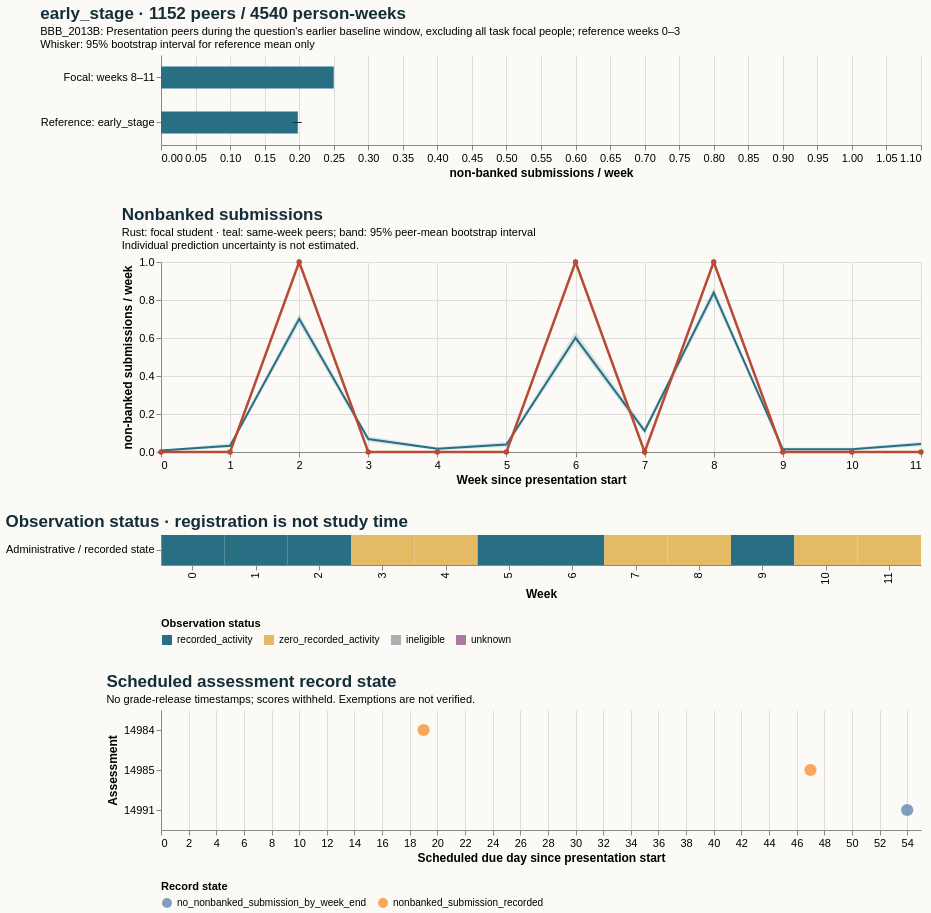

The Vega-Lite source for this figure:
### Vega-Lite specification from a JSON file in a GitHub repository (floating-point values rounded to 4 significant figures)
{"$schema": "https://vega.github.io/schema/vega-lite/v5.20.1.json", "config": {"axis": {"labelFontSize": 11, "titleFontSize": 12}, "background": "#fbfaf7", "font": "sans-serif", "title": {"anchor": "start", "color": "#142e38", "fontSize": 17, "subtitleFontSize": 11}, "view": {"continuousHeight": 300, "continuousWidth": 300, "stroke": null}}, "datasets": {"data-4d0bdee1b004a7c99b8ca35dba63ab04": [{"end_day": 6, "focal_value": 0.0, "peer_ci_high": 0.01216, "peer_ci_low": 0.002606, "peer_mean": 0.007819, "peer_observations": 1151, "peer_people": 1151, "reference": "early_stage", "unit": "non-banked submissions / week", "week": 0}, {"end_day": 13, "focal_value": 0.0, "peer_ci_high": 0.04545, "peer_ci_low": 0.0236, "peer_mean": 0.03322, "peer_observations": 1144, "peer_people": 1144, "reference": "early_stage", "unit": "non-banked submissions / week", "week": 1}, {"end_day": 20, "focal_value": 1.0, "peer_ci_high": 0.7265, "peer_ci_low": 0.6727, "peer_mean": 0.7007, "peer_observations": 1126, "peer_people": 1126, "reference": "early_stage", "unit": "non-banked submissions / week", "week": 2}, {"end_day": 27, "focal_value": 0.0, "peer_ci_high": 0.08222, "peer_ci_low": 0.05273, "peer_mean": 0.06792, "peer_observations": 1119, "peer_people": 1119, "reference": "early_stage", "unit": "non-banked submissions / week", "week": 3}, {"end_day": 34, "focal_value": 0.0, "peer_ci_high": 0.02588, "peer_ci_low": 0.01109, "peer_mean": 0.01756, "peer_observations": 1082, "peer_people": 1082, "reference": "early_stage", "unit": "non-banked submissions / week", "week": 4}, {"end_day": 41, "focal_value": 0.0, "peer_ci_high": 0.05302, "peer_ci_low": 0.02649, "peer_mean": 0.03907, "peer_observations": 1075, "peer_people": 1075, "reference": "early_stage", "unit": "non-banked submissions / week", "week": 5}, {"end_day": 48, "focal_value": 1.0, "peer_ci_high": 0.6334, "peer_ci_low": 0.5746, "peer_mean": 0.6009, "peer_observations": 1065, "peer_people": 1065, "reference": "early_stage", "unit": "non-banked submissions / week", "week": 6}, {"end_day": 55, "focal_value": 0.0, "peer_ci_high": 0.1296, "peer_ci_low": 0.09342, "peer_mean": 0.1115, "peer_observations": 1049, "peer_people": 1049, "reference": "early_stage", "unit": "non-banked submissions / week", "week": 7}, {"end_day": 62, "focal_value": 1.0, "peer_ci_high": 0.8648, "peer_ci_low": 0.8104, "peer_mean": 0.8393, "peer_observations": 1039, "peer_people": 1039, "reference": "early_stage", "unit": "non-banked submissions / week", "week": 8}, {"end_day": 69, "focal_value": 0.0, "peer_ci_high": 0.0225, "peer_ci_low": 0.007828, "peer_mean": 0.01468, "peer_observations": 1022, "peer_people": 1022, "reference": "early_stage", "unit": "non-banked submissions / week", "week": 9}, {"end_day": 76, "focal_value": 0.0, "peer_ci_high": 0.02264, "peer_ci_low": 0.007874, "peer_mean": 0.01476, "peer_observations": 1016, "peer_people": 1016, "reference": "early_stage", "unit": "non-banked submissions / week", "week": 10}, {"end_day": 83, "focal_value": 0.0, "peer_ci_high": 0.0544, "peer_ci_low": 0.03066, "peer_mean": 0.04253, "peer_observations": 1011, "peer_people": 1011, "reference": "early_stage", "unit": "non-banked submissions / week", "week": 11}], "data-6ce1d2ecf08ba61b53446e7e5f2e7f77": [{"hi": null, "lo": null, "series": "Focal: weeks 8–11", "value": 0.25}, {"hi": 0.2037, "lo": 0.191, "series": "Reference: early_stage", "value": 0.198}], "data-a6fabb3ba7a6a120b953e08964c2cef7": [{"as_of_day": 20, "assessment_id": 14984, "course": "BBB_2013B", "due_day": 19, "person_id": 553508, "score_status": "withheld_release_time_unknown", "state": "nonbanked_submission_recorded", "week": 2}, {"as_of_day": 48, "assessment_id": 14985, "course": "BBB_2013B", "due_day": 47, "person_id": 553508, "score_status": "withheld_release_time_unknown", "state": "nonbanked_submission_recorded", "week": 6}, {"as_of_day": 55, "assessment_id": 14991, "course": "BBB_2013B", "due_day": 54, "person_id": 553508, "score_status": "withheld_release_time_unknown", "state": "no_nonbanked_submission_by_week_end", "week": 7}], "data-c4b68ea2dd0827f29c39b6113f714603": [{"eligible_days": 7.0, "end_day": 6, "logging_completeness": "unknown", "observation_status": "recorded_activity", "row": "Administrative / recorded state", "score_status": "withheld_release_time_unknown", "start_day": 0, "value": 0.0, "week": 0}, {"eligible_days": 7.0, "end_day": 13, "logging_completeness": "unknown", "observation_status": "recorded_activity", "row": "Administrative / recorded state", "score_status": "withheld_release_time_unknown", "start_day": 7, "value": 0.0, "week": 1}, {"eligible_days": 7.0, "end_day": 20, "logging_completeness": "unknown", "observation_status": "recorded_activity", "row": "Administrative / recorded state", "score_status": "withheld_release_time_unknown", "start_day": 14, "value": 1.0, "week": 2}, {"eligible_days": 7.0, "end_day": 27, "logging_completeness": "unknown", "observation_status": "zero_recorded_activity", "row": "Administrative / recorded state", "score_status": "withheld_release_time_unknown", "start_day": 21, "value": 0.0, "week": 3}, {"eligible_days": 7.0, "end_day": 34, "logging_completeness": "unknown", "observation_status": "zero_recorded_activity", "row": "Administrative / recorded state", "score_status": "withheld_release_time_unknown", "start_day": 28, "value": 0.0, "week": 4}, {"eligible_days": 7.0, "end_day": 41, "logging_completeness": "unknown", "observation_status": "recorded_activity", "row": "Administrative / recorded state", "score_status": "withheld_release_time_unknown", "start_day": 35, "value": 0.0, "week": 5}, {"eligible_days": 7.0, "end_day": 48, "logging_completeness": "unknown", "observation_status": "recorded_activity", "row": "Administrative / recorded state", "score_status": "withheld_release_time_unknown", "start_day": 42, "value": 1.0, "week": 6}, {"eligible_days": 7.0, "end_day": 55, "logging_completeness": "unknown", "observation_status": "zero_recorded_activity", "row": "Administrative / recorded state", "score_status": "withheld_release_time_unknown", "start_day": 49, "value": 0.0, "week": 7}, {"eligible_days": 7.0, "end_day": 62, "logging_completeness": "unknown", "observation_status": "zero_recorded_activity", "row": "Administrative / recorded state", "score_status": "withheld_release_time_unknown", "start_day": 56, "value": 1.0, "week": 8}, {"eligible_days": 7.0, "end_day": 69, "logging_completeness": "unknown", "observation_status": "recorded_activity", "row": "Administrative / recorded state", "score_status": "withheld_release_time_unknown", "start_day": 63, "value": 0.0, "week": 9}, {"eligible_days": 7.0, "end_day": 76, "logging_completeness": "unknown", "observation_status": "zero_recorded_activity", "row": "Administrative / recorded state", "score_status": "withheld_release_time_unknown", "start_day": 70, "value": 0.0, "week": 10}, {"eligible_days": 7.0, "end_day": 83, "logging_completeness": "unknown", "observation_status": "zero_recorded_activity", "row": "Administrative / recorded state", "score_status": "withheld_release_time_unknown", "start_day": 77, "value": 0.0, "week": 11}]}, "resolve": {"scale": {"color": "independent"}}, "spacing": 28, "vconcat": [{"data": {"name": "data-6ce1d2ecf08ba61b53446e7e5f2e7f77"}, "height": 90, "layer": [{"encoding": {"x": {"field": "value", "scale": {"domain": [0, 1.05], "zero": true}, "title": "non-banked submissions / week", "type": "quantitative"}, "y": {"field": "series", "sort": null, "title": null, "type": "nominal"}}, "mark": {"color": "#286f83", "size": 22, "type": "bar"}}, {"encoding": {"x": {"field": "lo", "type": "quantitative"}, "x2": {"field": "hi"}, "y": {"field": "series", "sort": null, "title": null, "type": "nominal"}}, "mark": {"color": "#142e38", "type": "rule"}}], "title": {"subtitle": ["BBB_2013B: Presentation peers during the question's earlier baseline window, excluding all task focal people; reference weeks 0–3", "Whisker: 95% bootstrap interval for reference mean only"], "text": "early_stage · 1152 peers / 4540 person-weeks"}, "width": 760}, {"data": {"name": "data-4d0bdee1b004a7c99b8ca35dba63ab04"}, "height": 190, "layer": [{"encoding": {"x": {"axis": {"tickMinStep": 1}, "field": "week", "title": "Week since presentation start", "type": "quantitative"}, "y": {"field": "peer_ci_low", "scale": {"zero": true}, "title": "non-banked submissions / week", "type": "quantitative"}, "y2": {"field": "peer_ci_high"}}, "mark": {"color": "#286f83", "opacity": 0.16, "type": "area"}}, {"encoding": {"tooltip": [{"field": "week", "type": "quantitative"}, {"field": "peer_mean", "type": "quantitative"}, {"field": "peer_people", "type": "quantitative"}, {"field": "peer_observations", "type": "quantitative"}], "x": {"field": "week", "type": "quantitative"}, "y": {"field": "peer_mean", "type": "quantitative"}}, "mark": {"color": "#286f83", "strokeWidth": 2, "type": "line"}}, {"encoding": {"tooltip": [{"field": "week", "type": "quantitative"}, {"field": "focal_value", "type": "quantitative"}], "x": {"field": "week", "type": "quantitative"}, "y": {"field": "focal_value", "type": "quantitative"}}, "mark": {"color": "#b64c35", "point": {"color": "#b64c35"}, "strokeWidth": 2.5, "type": "line"}}], "title": {"subtitle": ["Rust: focal student · teal: same-week peers; band: 95% peer-mean bootstrap interval", "Individual prediction uncertainty is not estimated."], "text": "Nonbanked submissions"}, "width": 760}, {"data": {"name": "data-c4b68ea2dd0827f29c39b6113f714603"}, "encoding": {"color": {"field": "observation_status", "legend": {"labelLimit": 260, "orient": "bottom"}, "scale": {"domain": ["recorded_activity", "zero_recorded_activity", "ineligible", "unknown"], "range": ["#286f83", "#e4bb64", "#aaaeb3", "#ac78a5"]}, "title": "Observation status", "type": "nominal"}, "tooltip": [{"field": "week", "type": "quantitative"}, {"field": "eligible_days", "type": "quantitative"}, {"field": "observation_status", "type": "nominal"}, {"field": "logging_completeness", "type": "nominal"}], "x": {"field": "week", "title": "Week", "type": "ordinal"}, "y": {"field": "row", "title": null, "type": "nominal"}}, "height": 30, "mark": {"type": "rect"}, "title": "Observation status · registration is not study time", "width": 760}, {"data": {"name": "data-a6fabb3ba7a6a120b953e08964c2cef7"}, "encoding": {"color": {"field": "state", "legend": {"labelLimit": 400, "orient": "bottom"}, "title": "Record state", "type": "nominal"}, "tooltip": [{"field": "assessment_id", "type": "quantitative"}, {"field": "due_day", "type": "quantitative"}, {"field": "as_of_day", "type": "quantitative"}, {"field": "state", "type": "nominal"}, {"field": "score_status", "type": "nominal"}], "x": {"field": "due_day", "title": "Scheduled due day since presentation start", "type": "quantitative"}, "y": {"field": "assessment_id", "title": "Assessment", "type": "nominal"}}, "height": 120, "mark": {"filled": true, "size": 150, "type": "point"}, "title": {"subtitle": "No grade-release timestamps; scores withheld. Exemptions are not verified.", "text": "Scheduled assessment record state"}, "width": 760}]}
